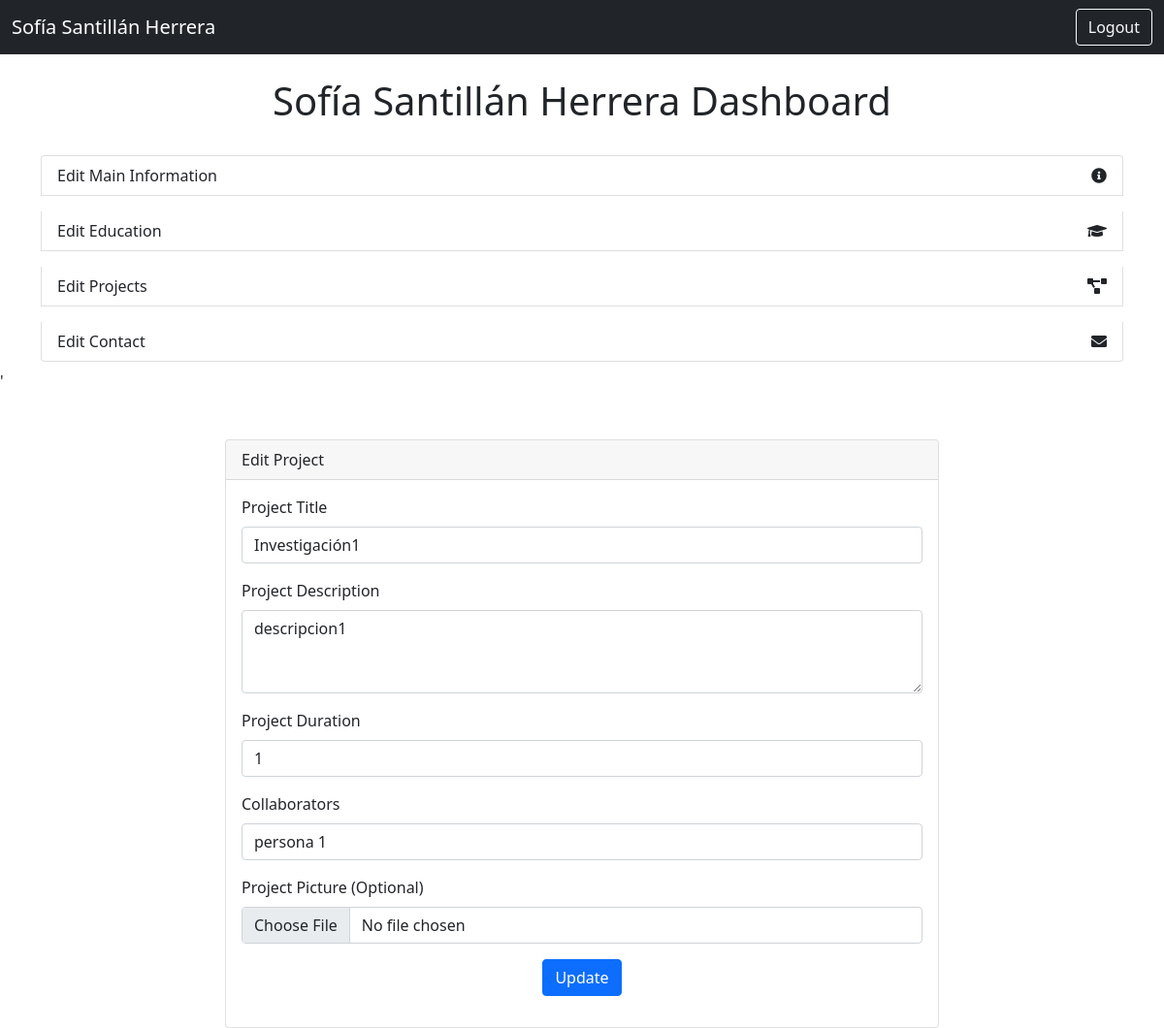
The page /dashboard/projects/update/1 (signed in) on the database its author committed.
### app.py (models this page shows)
class Contact(db.Model):
    id = db.Column(db.Integer, primary_key=True)
    name = db.Column(db.String(100), default="Default Name")
    professional_title = db.Column(db.String(100), default="Default Title")
    description = db.Column(db.String(500), default="Default Description")
    email = db.Column(db.String(100), default="default@example.com")
    cellphone = db.Column(db.String(20), default="123-456-7890")
    instagram = db.Column(db.String(100), default="default_instagram")
    facebook = db.Column(db.String(100), default="default_facebook")
    linkedin = db.Column(db.String(100), default="default_linkedin")

class Project(db.Model):
    id = db.Column(db.Integer, primary_key=True)
    title = db.Column(db.String(150), nullable=False)
    description = db.Column(db.Text, nullable=False)
    duration = db.Column(db.String(50), nullable=False)
    collaborators = db.Column(db.String(150), nullable=True)
    picture_path = db.Column(db.String(150), nullable=True)

### app.py (the view, shortened to what this page needs)
@app.route('/dashboard/projects/update/<int:project_id>', methods=['GET', 'POST'])
@login_required
def update_project(project_id):
    project = Project.query.get_or_404(project_id)
    contact_info = Contact.query.first()
    return render_template('project_form.html', project=project,contact=contact_info)

### app.py (called while the page is built)
@login_manager.user_loader
def load_user(user_id):
    return User.query.get(int(user_id))

### templates/project_form.html (shortened to what this page needs)
{%extends 'dashboard.html'%}
{%block content%}'
<div class="container mt-5">
    <div class="row justify-content-center">
        <div class="col-md-8">
            <div class="card">
                <div class="card-header">
                    {{ "Edit Project" if project else "Add New Project" }}
                </div>
                <div class="card-body">
                    <form method="POST" enctype="multipart/form-data">
                        <div class="mb-3">
                            <label for="title" class="form-label">Project Title</label>
                            <input type="text" class="form-control" id="title" name="title" required value="{{ project.title if project }}">
                        </div>
                        <div class="mb-3">
                            <label for="description" class="form-label">Project Description</label>
                            <textarea class="form-control" id="description" name="description" rows="3" required>{{ project.description if project }}</textarea>
                        </div>
                        <div class="mb-3">
                            <label for="duration" class="form-label">Project Duration</label>
                            <input type="text" class="form-control" id="duration" name="duration" required value="{{ project.duration if project }}">
                        </div>
                        <div class="mb-3">
                            <label for="collaborators" class="form-label">Collaborators</label>
                            <input type="text" class="form-control" id="collaborators" name="collaborators" required value="{{ project.collaborators if project }}">
                        </div>
                        <div class="mb-3">
                            <label for="picture" class="form-label">Project Picture (Optional)</label>
                            <input type="file" class="form-control" id="picture" name="picture" accept="image/*">
                        </div>
                        <div class="mb-3 text-center">
                            <button type="submit" class="btn btn-primary">{{ "Update" if project else "Add" }}</button>
                        </div>
                    </form>
                </div>
            </div>
        </div>
    </div>
</div>
{%endblock%}

### templates/dashboard.html (shortened to what this page needs)
<!DOCTYPE html>
<html lang="en">
<head>
    <link href="https://cdn.jsdelivr.net/npm/bootstrap@5.1.0/dist/css/bootstrap.min.css" rel="stylesheet">
    <link rel="stylesheet" href="https://cdnjs.cloudflare.com/ajax/libs/font-awesome/5.15.3/css/all.min.css">
</head>
<body>
    <nav class="navbar navbar-dark bg-dark">
        <div class="container-fluid">
            <a class="navbar-brand" href="/">{{contact.name}}</a>
            <a class="btn btn-outline-light" href="/logout">Logout</a>
        </div>
    </nav>
    <div class="container text-center">
        <h1 class="mt-4">{{contact.name}} Dashboard</h1>
    </div>
    <div class="container mt-4">
        <div class="list-group">
            <a href="/edit_main_information" class="list-group-item list-group-item-action d-flex justify-content-between align-items-center my-2">
                Edit Main Information
                <i class="fas fa-info-circle"></i>
            </a>
            <a href="/edit_education" class="list-group-item list-group-item-action d-flex justify-content-between align-items-center my-2">
                Edit Education
                <i class="fas fa-graduation-cap"></i>
            </a>
            <a href="/edit_projects" class="list-group-item list-group-item-action d-flex justify-content-between align-items-center my-2">
                Edit Projects
                <i class="fas fa-project-diagram"></i>
            </a>
            <a href="/edit_contact" class="list-group-item list-group-item-action d-flex justify-content-between align-items-center my-2">
                Edit Contact
                <i class="fas fa-envelope"></i>
            </a>
        </div>
    </div>
    {% block content %}{% endblock %}
</body>
</html>

### rows shown on the page
Contact: name "Sofía Santillán Herrera"
Project: title "Investigación1", description "descripcion1", duration "1", collaborators "persona 1"

### other values the page prints
{{ "Edit Project" if project else "Add New Project" }} "Edit Project"
{{ "Update" if project else "Add" }} "Update"
